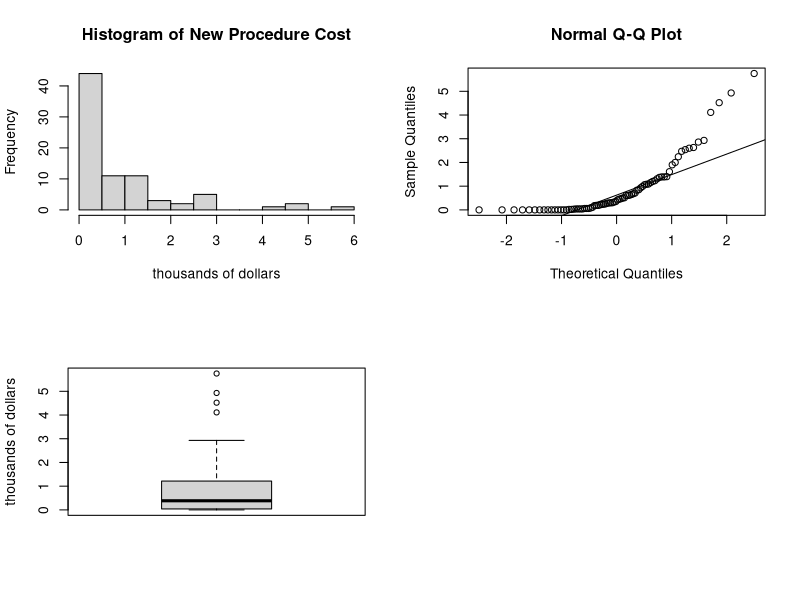
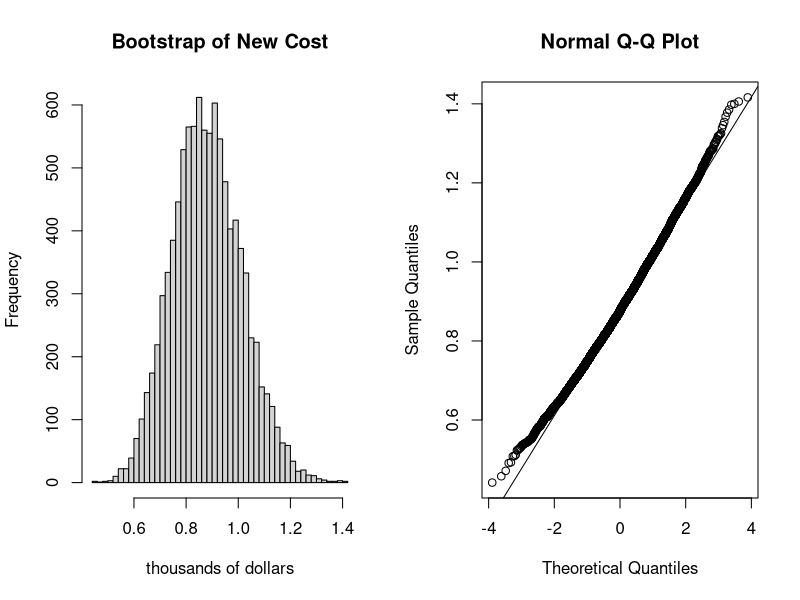

Here is the R script that generated these plots, in order:
## ---- chunk 1
knitr::opts_chunk$set(echo = TRUE, include = TRUE)

setwd("C:/Users/froelijo/dev/methods1/hw6")
procedure <- read.csv("ProcedureCost.csv")
head(procedure)
## ---- chunk 2
new <- procedure[procedure$Procedure == 2,]

par(mfrow = c(2,2))

hist(new$Cost, main = "Histogram of New Procedure Cost", breaks = 12, xlab = "thousands of dollars")
qqnorm(new$Cost)
qqline(new$Cost)
boxplot(new$Cost, ylab = "thousands of dollars")
## ---- chunk 3
mean <- mean(new$Cost)
min <- min(new$Cost)
first_quarter <- quantile(new$Cost, 0.25)
median <- median(new$Cost) 
third_quarter <- quantile(new$Cost, 0.75)
max <- max(new$Cost)
sd <- sd(new$Cost)
var <- var(new$Cost)
## ---- chunk 4
n <- dim(new)[1]
B <- 10000

boot_vec <- vector("double", B)

set.seed(8675309)

for (i in 1:B) {
  val <- sample(new$Cost, n, replace = TRUE)
  boot_vec[i] <- mean(val)
}

par(mfrow = c(1, 2))
hist(boot_vec, main = "Bootstrap of New Cost", breaks = 50, xlab = 'thousands of dollars')
qqnorm(boot_vec)
qqline(boot_vec)
## ---- chunk 5
boot_mean <- mean(boot_vec)
boot_bias <- boot_mean - mean
boot_se <- sd(boot_vec)
## ---- chunk 6
alpha = 0.05

normal_lower <- boot_mean - qnorm(1 - (alpha / 2)) * boot_se
normal_upper <- boot_mean + qnorm(1 - (alpha / 2)) * boot_se

coverage_lower <- sum(boot_vec < normal_lower) / B
coverage_upper <- sum(boot_vec > normal_upper) / B

boot_lower <- quantile(boot_vec, 0.025)
boot_upper <- quantile(boot_vec, 0.975)

accuracy <- boot_bias / boot_se
